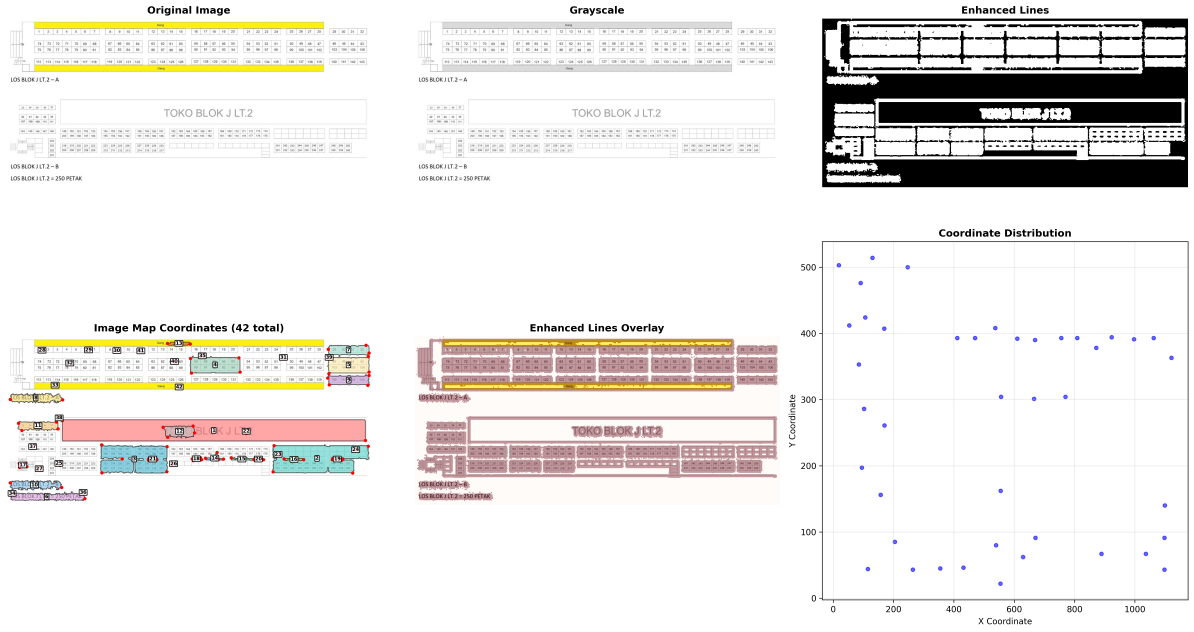
#> input picture image_map_coordinates_60_edit.png, 5970 x 3159 px (shown at 1/5 size)
$ python -i intelligent_shape_detector.py   (imports and definitions only)
#> lines starting #> are read from the running program, lines starting #| are printed output that depends on the picture; after the words box and inside, x2 and y2 are one past the last pixel; in counts of white or black regions, pixels touching at a corner belong together
import cv2
import numpy as np
import matplotlib.pyplot as plt
from matplotlib.patches import Rectangle, Polygon
import matplotlib.patches as patches
from sklearn.cluster import KMeans, DBSCAN
from scipy import ndimage
from scipy.spatial.distance import cdist
import math
import json

class IntelligentShapeDetector:
    def __init__(self):
        self.colors = [
            '#FF6B6B',  # Red - DEKRANASDA
            '#4ECDC4',  # Teal - Tennis Court
            '#45B7D1',  # Blue - Kiosk 1
            '#96CEB4',  # Green - Kiosk 2
            '#FFEAA7',  # Yellow - Kiosk 3
            '#DDA0DD',  # Plum - Kiosk 4
            '#98D8C8',  # Mint - Kiosk 5
            '#F7DC6F',  # Gold - Kiosk 6
            '#BB8FCE',  # Lavender - Kiosk 7
            '#85C1E9',  # Sky Blue - Kiosk 8
            '#F8C471',  # Orange - IGD
            '#BDC3C7'   # Gray - Street
        ]

        # Predefined shape patterns for tennis court layout
        self.shape_patterns = {
            'dekranasda': {'position': 'left', 'size': 'large', 'aspect_ratio': 0.5},
            'tennis_court': {'position': 'center', 'size': 'large', 'aspect_ratio': 1.33},
            'igd': {'position': 'right', 'size': 'large', 'aspect_ratio': 0.67},
            'kiosk': {'position': 'bottom', 'size': 'small', 'aspect_ratio': 0.5},
            'street': {'position': 'bottom', 'size': 'medium', 'aspect_ratio': 28.33}
        }

    def preprocess_image_advanced(self, image):
        """Advanced image preprocessing for better shape detection"""
        # Convert to grayscale
        gray = cv2.cvtColor(image, cv2.COLOR_BGR2GRAY)

        # Apply bilateral filter to preserve edges while reducing noise
        bilateral = cv2.bilateralFilter(gray, 9, 75, 75)

        # Apply adaptive thresholding with different methods
        thresh1 = cv2.adaptiveThreshold(bilateral, 255, cv2.ADAPTIVE_THRESH_GAUSSIAN_C,
                                      cv2.THRESH_BINARY_INV, 11, 2)
        thresh2 = cv2.adaptiveThreshold(bilateral, 255, cv2.ADAPTIVE_THRESH_MEAN_C,
                                      cv2.THRESH_BINARY_INV, 11, 2)

        # Combine both thresholding results
        combined = cv2.bitwise_or(thresh1, thresh2)

        # Morphological operations
        kernel_close = np.ones((5, 5), np.uint8)
        kernel_open = np.ones((3, 3), np.uint8)

        # Close gaps in shapes
        closed = cv2.morphologyEx(combined, cv2.MORPH_CLOSE, kernel_close)
        # Remove small noise
        opened = cv2.morphologyEx(closed, cv2.MORPH_OPEN, kernel_open)

        return opened, gray

    def detect_shapes_advanced(self, image):
        """Advanced shape detection using multiple techniques"""
        processed, gray = self.preprocess_image_advanced(image)

        # Find contours
        contours, hierarchy = cv2.findContours(processed, cv2.RETR_EXTERNAL, cv2.CHAIN_APPROX_SIMPLE)

        # Analyze each contour
        shapes = []
        for contour in contours:
            area = cv2.contourArea(contour)
            if area < 100:  # Filter very small contours
                continue

            # Get bounding rectangle
            x, y, w, h = cv2.boundingRect(contour)
            aspect_ratio = w / h if h > 0 else 0

            # Approximate contour to polygon
            epsilon = 0.02 * cv2.arcLength(contour, True)
            approx = cv2.approxPolyDP(contour, epsilon, True)

            # Calculate shape properties
            perimeter = cv2.arcLength(contour, True)
            circularity = 4 * np.pi * area / (perimeter * perimeter) if perimeter > 0 else 0

            # Determine shape type based on properties
            shape_type = self.classify_shape(approx, area, aspect_ratio, circularity)

            shapes.append({
                'contour': contour,
                'approx': approx,
                'bbox': (x, y, w, h),
                'area': area,
                'center': (x + w//2, y + h//2),
                'aspect_ratio': aspect_ratio,
                'circularity': circularity,
                'type': shape_type,
                'vertices': len(approx)
            })

        return shapes, processed

    def classify_shape(self, approx, area, aspect_ratio, circularity):
        """Classify shape based on geometric properties"""
        vertices = len(approx)

        # Rectangle detection
        if vertices == 4:
            # Check if it's approximately rectangular
            if 0.8 < circularity < 1.2:
                return 'rectangle'

        # Square detection
        if vertices == 4 and 0.9 < aspect_ratio < 1.1:
            return 'square'

        # Line detection (very long rectangles)
        if aspect_ratio > 10 or aspect_ratio < 0.1:
            return 'line'

        # Polygon detection
        if vertices > 4:
            return 'polygon'

        return 'unknown'

    def analyze_layout_pattern(self, shapes, image_shape):
        """Analyze the layout pattern to identify specific sections"""
        if not shapes:
            return []

        height, width = image_shape[:2]

        # Sort shapes by area
        sorted_shapes = sorted(shapes, key=lambda x: x['area'], reverse=True)

        # Identify main sections based on position and size
        layout_analysis = []

        for shape in sorted_shapes:
            x, y, w, h = shape['bbox']
            center_x, center_y = shape['center']

            # Normalize positions
            norm_x = center_x / width
            norm_y = center_y / height

            # Classify based on position and size
            if norm_y < 0.3:  # Top section
                if norm_x < 0.3:
                    section_type = 'dekranasda'
                elif norm_x > 0.7:
                    section_type = 'igd'
                else:
                    section_type = 'tennis_court'
            elif norm_y > 0.6:  # Bottom section
                if shape['aspect_ratio'] > 10:  # Very wide
                    section_type = 'street'
                else:
                    section_type = 'kiosk'
            else:
                section_type = 'unknown'

            layout_analysis.append({
                'shape': shape,
                'section_type': section_type,
                'normalized_position': (norm_x, norm_y)
            })

        return layout_analysis

    def cluster_kiosks(self, shapes):
        """Cluster small rectangular shapes that are likely kiosks"""
        kiosk_candidates = []

        for shape in shapes:
            if shape['type'] == 'rectangle' and 100 < shape['area'] < 2000:
                kiosk_candidates.append(shape)

        if len(kiosk_candidates) < 2:
            return kiosk_candidates

        # Extract centers for clustering
        centers = np.array([shape['center'] for shape in kiosk_candidates])

        # Use DBSCAN to cluster nearby kiosks
        clustering = DBSCAN(eps=50, min_samples=1).fit(centers)

        # Group by cluster
        clusters = {}
        for i, label in enumerate(clustering.labels_):
            if label not in clusters:
                clusters[label] = []
            clusters[label].append(kiosk_candidates[i])

        # Sort kiosks within each cluster by x-position
        for cluster_id in clusters:
            clusters[cluster_id].sort(key=lambda x: x['center'][0])

        return clusters

    def create_intelligent_colored_diagram(self, image_path):
        """Create colored diagram using intelligent shape detection"""
#> called with image_path = 'image_map_coordinates_60_edit.png'
        # Read image
        image = cv2.imread(image_path)
#> image is the input picture: shape (3159, 5970, 3); mean B, G, R 231.4, 233.9, 236.3
        if image is None:
            print(f"Could not read image from {image_path}")
            return None

        # Detect shapes
        shapes, processed = self.detect_shapes_advanced(image)
#> in preprocess_image_advanced, `gray = cv2.cvtColor(image, cv2.COLOR_BGR2GRAY)`:
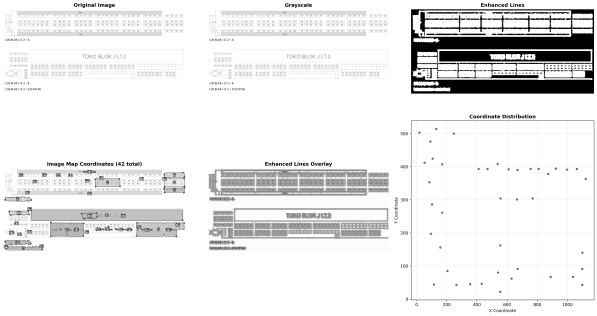
#> gray: shape (3159, 5970) (shown at 1/10 size); min 0, max 255, mean 234.3
#> in preprocess_image_advanced, `thresh1 = cv2.adaptiveThreshold(bilateral, 255, cv2.ADAPTIVE_THRESH_GA..`:
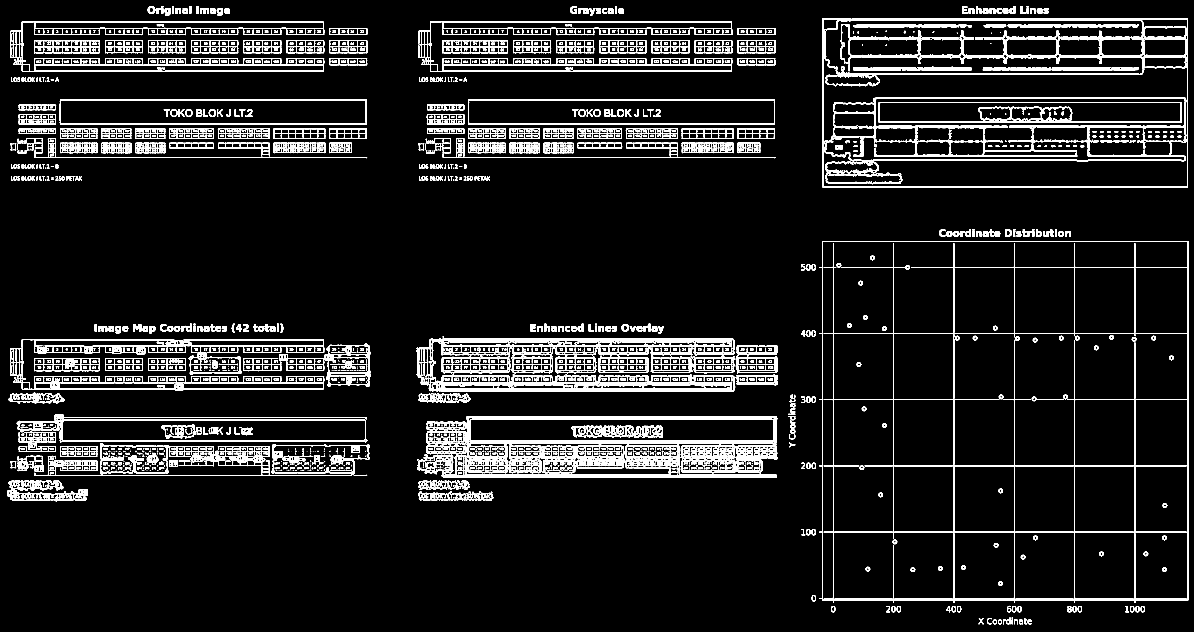
#> thresh1: shape (3159, 5970) (shown at 1/5 size); 7% white; 4557 white regions (1095 under 20 px), largest, box (x1, y1, x2, y2) and area: (2082, 1693, 3676, 1959) 114276, (2119, 2080, 3888, 2389) 100209, (4111, 93, 5940, 936) 99657
#> in preprocess_image_advanced, `thresh2 = cv2.adaptiveThreshold(bilateral, 255, cv2.ADAPTIVE_THRESH_ME..`:
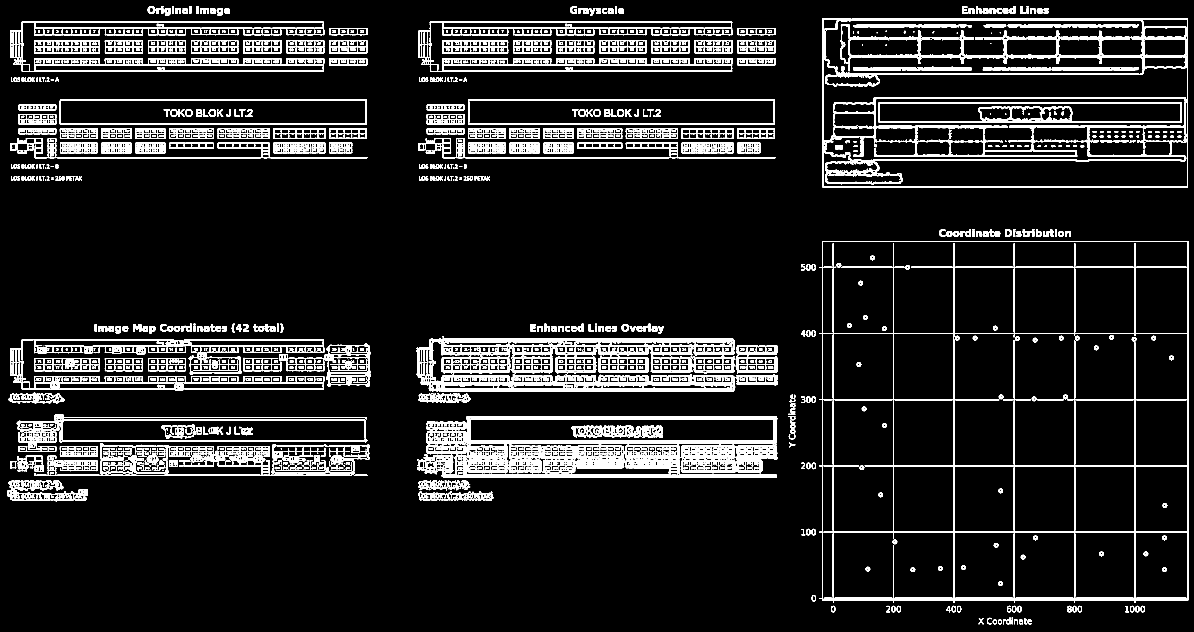
#> thresh2: shape (3159, 5970) (shown at 1/5 size); 8.7% white; 2781 white regions (238 under 20 px), largest, box (x1, y1, x2, y2) and area: (2081, 1693, 3676, 1959) 153840, (2085, 2080, 3888, 2389) 121791, (4111, 93, 5940, 936) 111746
#> in preprocess_image_advanced, `opened = cv2.morphologyEx(closed, cv2.MORPH_OPEN, kernel_open)`:
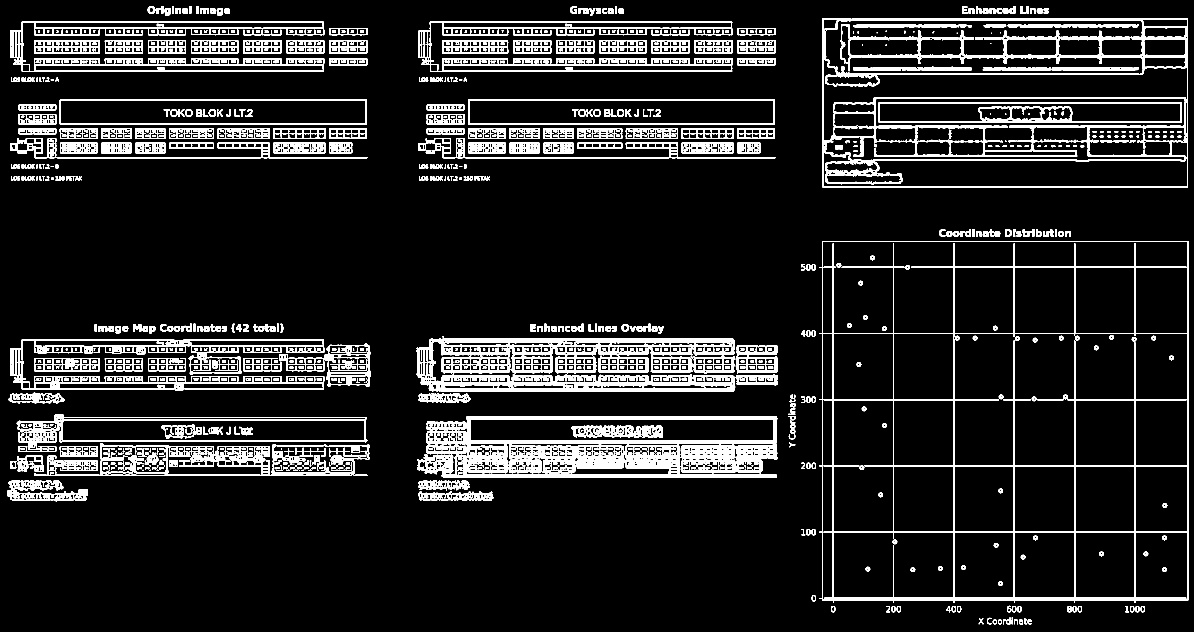
#> opened: shape (3159, 5970) (shown at 1/5 size); 9.3% white; 1550 white regions (46 under 20 px)
#> in detect_shapes_advanced, `contours, hierarchy = cv2.findContours(processed, cv2.RETR_EXTERNAL, c..`: contours = 391 contours, 8 with area under 20; largest, box (x1, y1, x2, y2) and area: (4096, 1207, 5942, 3015) 3283331, (4111, 93, 5940, 936) 1539147, (2085, 2080, 3888, 2389) 505457, (2081, 1693, 3676, 1959) 355030, (2340, 496, 3874, 623) 193145
#> the loop in detect_shapes_advanced, `for contour in contours:` made 391 passes
#> (area, x, y, w, h, aspect_ratio, epsilon, perimeter) on passes 1 to 3: (258, 5137, 3098, 22, 24, 0.917, 2.14, 106.8), (296.5, 5096, 3098, 19, 24, 0.792, 1.96, 98.04), (144.5, 5071, 3098, 19, 23, 0.826, 2.27, 113.6)
#> after the loop in detect_shapes_advanced, `for contour in contours:`: shapes = 337 items
#> shapes = 337 items

        # Analyze layout
        layout_analysis = self.analyze_layout_pattern(shapes, image.shape)
#> the loop in analyze_layout_pattern, `for shape in sorted_shapes:` made 337 passes
#> (x, y, w, h, center_x, center_y, norm_x, norm_y) on passes 1 to 8: (4096, 1207, 1846, 1808, 5019, 2111, 0.841, 0.668), (4111, 93, 1829, 843, 5025, 514, 0.842, 0.163), (2085, 2080, 1803, 309, 2986, 2234, 0.5, 0.707), (2081, 1693, 1595, 266, 2878, 1826, 0.482, 0.578), (2340, 496, 1534, 127, 3107, 559, 0.52, 0.177), (299, 496, 1534, 127, 1066, 559, 0.179, 0.177), (2092, 107, 1570, 251, 2877, 232, 0.482, 0.0734), (51, 107, 1570, 251, 836, 232, 0.14, 0.0734)

        # Cluster kiosks
        kiosk_clusters = self.cluster_kiosks(shapes)
#> the loop in cluster_kiosks, `for i, label in enumerate(clustering.labels_):` made 2 passes
#> label on passes 1 to 2: 0, 1
#> the loop in cluster_kiosks, `for cluster_id in clusters:` made 2 passes

        # Create visualization
        fig, ((ax1, ax2), (ax3, ax4)) = plt.subplots(2, 2, figsize=(16, 12))

        # Original image
        ax1.imshow(cv2.cvtColor(image, cv2.COLOR_BGR2RGB))
        ax1.set_title('Original Image')
        ax1.axis('off')

        # Processed image
        ax2.imshow(processed, cmap='gray')
        ax2.set_title('Processed Image')
        ax2.axis('off')

        # Shape detection results
        ax3.imshow(cv2.cvtColor(image, cv2.COLOR_BGR2RGB))
        for i, shape in enumerate(shapes):
            contour = shape['contour']
            color = self.colors[i % len(self.colors)]
            ax3.fill(contour[:, 0, 0], contour[:, 0, 1],
                    color=color, alpha=0.6, edgecolor='black', linewidth=1)
            ax3.text(shape['center'][0], shape['center'][1], str(i+1),
                    ha='center', va='center', fontsize=8, fontweight='bold',
                    color='black', bbox=dict(boxstyle="round,pad=0.2",
                                           facecolor='white', alpha=0.8))
        ax3.set_title('Detected Shapes')
        ax3.axis('off')

        # Layout analysis
        ax4.imshow(cv2.cvtColor(image, cv2.COLOR_BGR2RGB))
        for analysis in layout_analysis:
            shape = analysis['shape']
            section_type = analysis['section_type']

            # Assign color based on section type
            if section_type == 'dekranasda':
                color = self.colors[0]
            elif section_type == 'tennis_court':
                color = self.colors[1]
            elif section_type == 'igd':
                color = self.colors[10]
            elif section_type == 'kiosk':
                color = self.colors[2]
            elif section_type == 'street':
                color = self.colors[11]
            else:
                color = '#CCCCCC'

            contour = shape['contour']
            ax4.fill(contour[:, 0, 0], contour[:, 0, 1],
                    color=color, alpha=0.7, edgecolor='black', linewidth=2)

            # Add label
            ax4.text(shape['center'][0], shape['center'][1], section_type.upper(),
                    ha='center', va='center', fontsize=10, fontweight='bold',
                    color='black', bbox=dict(boxstyle="round,pad=0.3",
                                           facecolor='white', alpha=0.9))

        ax4.set_title('Layout Analysis')
        ax4.axis('off')

        plt.tight_layout()
        return fig, layout_analysis

    # [63 lines left out: functions generate_shape_report, main, not called in this run]

# [2 lines not run here, left out]

>>> result = IntelligentShapeDetector().create_intelligent_colored_diagram('image_map_coordinates_60_edit.png')
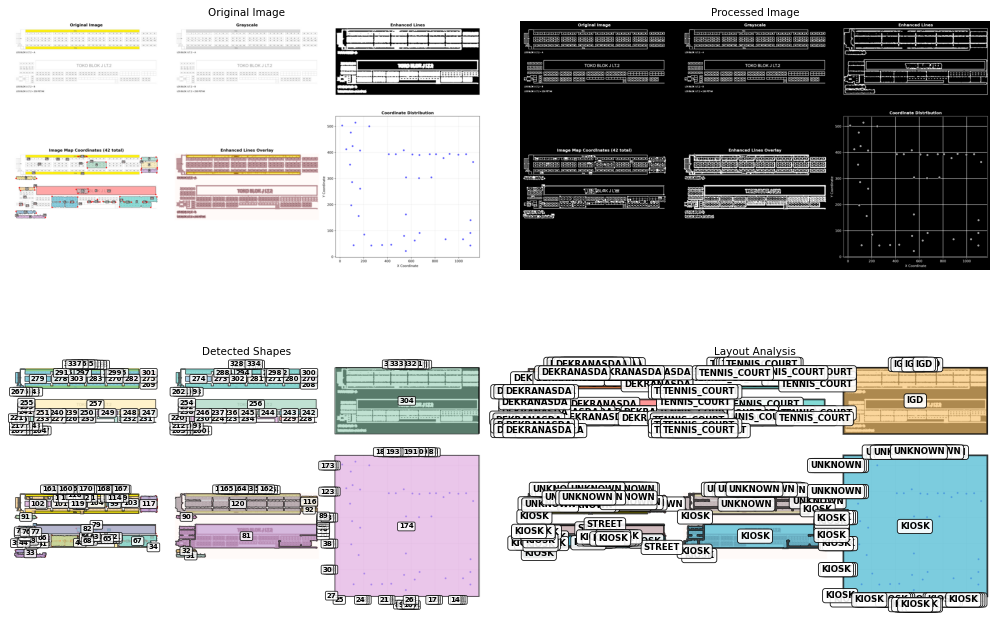
#> figure drawn by matplotlib, 4 panels
